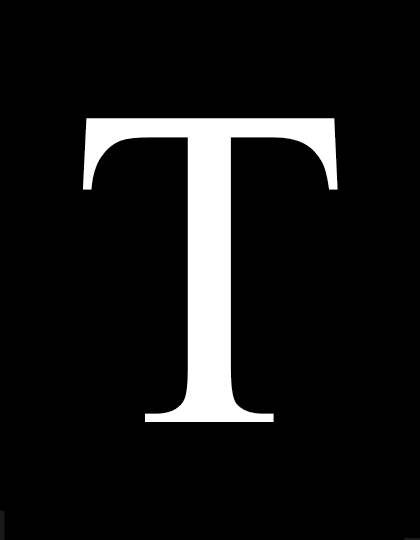
%> input picture HW1/Images/T.tif, 420 x 540 px
$ octave Q3.m   (GNU Octave 9; MATLAB toolbox functions it lacks are replaced by stand-ins)
%> lines starting %> are read from the running program, lines starting %| are printed output that depends on the picture
clc;
clear;
close all;
%% Geometric Transformations without Built-in Functions

% In this problem, we will load the "T.tif" image and apply four
% transformations: Scaling, Rotation, Translation, and Shear using
% affine transformation matrices. The goal is to implement these
% transformations without using built-in MATLAB functions such as
% imresize, imrotate, imtranslate, and imshear.

% Load the image
img_path = 'Images/T.tif';
T_img = imread(img_path);
%> T_img is the input picture: size 540x420 uint8; min 0, max 255, mean 22.4

% Display the original image
figure;
imshow(T_img);
title('Original Image');

%% Scaling Transformation Using affine2d func.

% T-scale = [s_x, 0, 0; 0, s_y, 0; 0, 0, 1]
% S_x is the scaling factor in the horizontal direction.
% S_y is the scaling factor in the vertical direction.

sx = 0.7;
sy = 1.2;

% Define scaling matrix
T_scale = [sx 0 0; 0 sy 0; 0 0 1];

tform_scale = affine2d(T_scale);
scaled_image = imwarp(T_img, tform_scale);
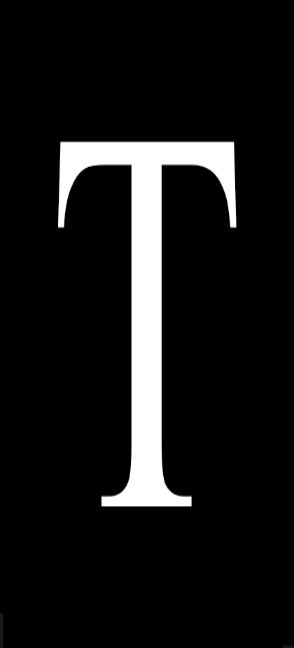
%> scaled_image: size 648x294 uint8; min 0, max 255, mean 22.4

% Display scaled image
figure;
imshow(scaled_image);
title(sprintf('Scaled Image(sx = %.1f and sy = %.1f)', sx, sy));

%% Rotation Transformation
% Define the rotation angle (in degrees) and convert to radians

theta = 30;  % Rotation angle in degrees
theta_rad = deg2rad(theta);  % Convert to radians

% Define the rotation matrix
T_rotate = [cos(theta_rad), -sin(theta_rad), 0;
            sin(theta_rad), cos(theta_rad), 0;
            0, 0, 1];

% Apply rotation using imwarp
tform_rotate = affine2d(T_rotate);
rotated_img = imwarp(T_img, tform_rotate);
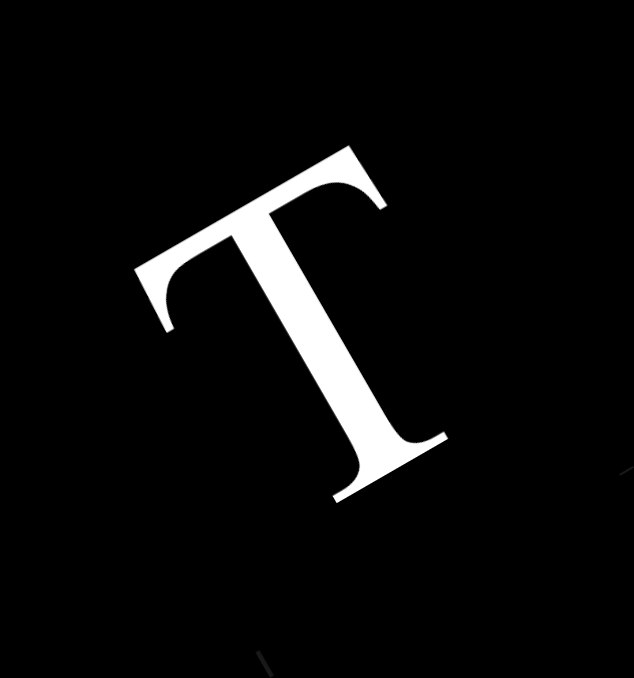
%> rotated_img: size 678x634 uint8; min 0, max 255, mean 11.8

% Display rotated image
figure;
imshow(rotated_img);
title(sprintf('Rotated Image (%.1f degrees)', theta));

%%
